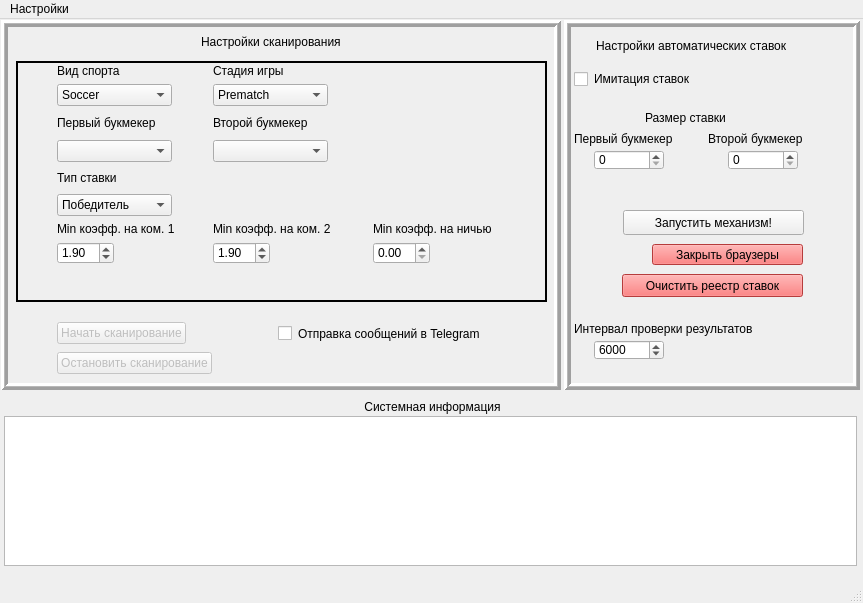
<?xml version="1.0" encoding="UTF-8"?>
<ui version="4.0">
 <class>MainWindow_client</class>
 <widget class="QMainWindow" name="MainWindow_client">
  <property name="geometry">
   <rect>
    <x>0</x>
    <y>0</y>
    <width>863</width>
    <height>603</height>
   </rect>
  </property>
  <property name="sizePolicy">
   <sizepolicy hsizetype="Fixed" vsizetype="Fixed">
    <horstretch>0</horstretch>
    <verstretch>0</verstretch>
   </sizepolicy>
  </property>
  <property name="minimumSize">
   <size>
    <width>863</width>
    <height>603</height>
   </size>
  </property>
  <property name="maximumSize">
   <size>
    <width>863</width>
    <height>603</height>
   </size>
  </property>
  <property name="windowTitle">
   <string>Client application</string>
  </property>
  <widget class="QWidget" name="desktopClient">
   <widget class="QFrame" name="frame">
    <property name="geometry">
     <rect>
      <x>1</x>
      <y>1</y>
      <width>560</width>
      <height>370</height>
     </rect>
    </property>
    <property name="styleSheet">
     <string notr="true">border-top-color: rgb(0, 0, 0);</string>
    </property>
    <property name="frameShape">
     <enum>QFrame::Box</enum>
    </property>
    <property name="frameShadow">
     <enum>QFrame::Raised</enum>
    </property>
    <property name="lineWidth">
     <number>3</number>
    </property>
    <property name="midLineWidth">
     <number>1</number>
    </property>
    <widget class="QFrame" name="frame_2">
     <property name="enabled">
      <bool>true</bool>
     </property>
     <property name="geometry">
      <rect>
       <x>15</x>
       <y>41</y>
       <width>531</width>
       <height>241</height>
      </rect>
     </property>
     <property name="frameShape">
      <enum>QFrame::Box</enum>
     </property>
     <property name="frameShadow">
      <enum>QFrame::Plain</enum>
     </property>
     <property name="lineWidth">
      <number>2</number>
     </property>
    </widget>
    <widget class="QWidget" name="layoutWidget">
     <property name="geometry">
      <rect>
       <x>31</x>
       <y>44</y>
       <width>495</width>
       <height>231</height>
      </rect>
     </property>
     <layout class="QGridLayout" name="gridLayout">
      <item row="0" column="2">
       <widget class="QLabel" name="label_gameStatus">
        <property name="text">
         <string>Стадия игры</string>
        </property>
       </widget>
      </item>
      <item row="5" column="1">
       <widget class="QComboBox" name="comboBox_marketType">
        <property name="sizePolicy">
         <sizepolicy hsizetype="Fixed" vsizetype="Minimum">
          <horstretch>0</horstretch>
          <verstretch>0</verstretch>
         </sizepolicy>
        </property>
        <property name="minimumSize">
         <size>
          <width>115</width>
          <height>0</height>
         </size>
        </property>
        <property name="maximumSize">
         <size>
          <width>115</width>
          <height>16777215</height>
         </size>
        </property>
        <property name="sizeAdjustPolicy">
         <enum>QComboBox::AdjustToContents</enum>
        </property>
        <item>
         <property name="text">
          <string>Победитель</string>
         </property>
        </item>
        <item>
         <property name="text">
          <string>Тотал</string>
         </property>
        </item>
        <item>
         <property name="text">
          <string>Фора</string>
         </property>
        </item>
       </widget>
      </item>
      <item row="3" column="2">
       <widget class="QComboBox" name="comboBox_secondBkmkr">
        <property name="sizePolicy">
         <sizepolicy hsizetype="Fixed" vsizetype="Fixed">
          <horstretch>0</horstretch>
          <verstretch>0</verstretch>
         </sizepolicy>
        </property>
        <property name="minimumSize">
         <size>
          <width>115</width>
          <height>0</height>
         </size>
        </property>
        <property name="maximumSize">
         <size>
          <width>115</width>
          <height>16777215</height>
         </size>
        </property>
       </widget>
      </item>
      <item row="1" column="1">
       <widget class="QComboBox" name="comboBox_sportType">
        <property name="minimumSize">
         <size>
          <width>115</width>
          <height>0</height>
         </size>
        </property>
        <property name="maximumSize">
         <size>
          <width>115</width>
          <height>16777215</height>
         </size>
        </property>
        <item>
         <property name="text">
          <string>Soccer</string>
         </property>
        </item>
        <item>
         <property name="text">
          <string>Basketball</string>
         </property>
        </item>
        <item>
         <property name="text">
          <string>Icehockey</string>
         </property>
        </item>
       </widget>
      </item>
      <item row="7" column="3">
       <widget class="QDoubleSpinBox" name="doubleSpinBox_corridor">
        <property name="sizePolicy">
         <sizepolicy hsizetype="Fixed" vsizetype="Fixed">
          <horstretch>0</horstretch>
          <verstretch>0</verstretch>
         </sizepolicy>
        </property>
        <property name="singleStep">
         <double>0.100000000000000</double>
        </property>
       </widget>
      </item>
      <item row="6" column="3">
       <widget class="QLabel" name="label_corridor">
        <property name="sizePolicy">
         <sizepolicy hsizetype="Fixed" vsizetype="Preferred">
          <horstretch>0</horstretch>
          <verstretch>0</verstretch>
         </sizepolicy>
        </property>
        <property name="minimumSize">
         <size>
          <width>150</width>
          <height>0</height>
         </size>
        </property>
        <property name="maximumSize">
         <size>
          <width>150</width>
          <height>16777215</height>
         </size>
        </property>
        <property name="text">
         <string>Min коэфф. на ничью</string>
        </property>
       </widget>
      </item>
      <item row="6" column="2">
       <widget class="QLabel" name="label_minKsecondBkmkr">
        <property name="sizePolicy">
         <sizepolicy hsizetype="Fixed" vsizetype="Preferred">
          <horstretch>0</horstretch>
          <verstretch>0</verstretch>
         </sizepolicy>
        </property>
        <property name="minimumSize">
         <size>
          <width>150</width>
          <height>0</height>
         </size>
        </property>
        <property name="maximumSize">
         <size>
          <width>150</width>
          <height>16777215</height>
         </size>
        </property>
        <property name="text">
         <string>Min коэфф. на ком. 2</string>
        </property>
       </widget>
      </item>
      <item row="7" column="1">
       <widget class="QDoubleSpinBox" name="doubleSpinBox_minKfirstBkmkr">
        <property name="sizePolicy">
         <sizepolicy hsizetype="Fixed" vsizetype="Fixed">
          <horstretch>0</horstretch>
          <verstretch>0</verstretch>
         </sizepolicy>
        </property>
        <property name="decimals">
         <number>2</number>
        </property>
        <property name="singleStep">
         <double>0.100000000000000</double>
        </property>
        <property name="value">
         <double>1.900000000000000</double>
        </property>
       </widget>
      </item>
      <item row="0" column="1">
       <widget class="QLabel" name="label_sportType">
        <property name="text">
         <string>Вид спорта</string>
        </property>
       </widget>
      </item>
      <item row="7" column="2">
       <widget class="QDoubleSpinBox" name="doubleSpinBox_minKsecondBkmkr">
        <property name="sizePolicy">
         <sizepolicy hsizetype="Fixed" vsizetype="Fixed">
          <horstretch>0</horstretch>
          <verstretch>0</verstretch>
         </sizepolicy>
        </property>
        <property name="singleStep">
         <double>0.100000000000000</double>
        </property>
        <property name="stepType">
         <enum>QAbstractSpinBox::DefaultStepType</enum>
        </property>
        <property name="value">
         <double>1.900000000000000</double>
        </property>
       </widget>
      </item>
      <item row="2" column="2">
       <widget class="QLabel" name="label_secondBkmkr">
        <property name="text">
         <string>Второй букмекер</string>
        </property>
       </widget>
      </item>
      <item row="2" column="3">
       <spacer name="horizontalSpacer_2">
        <property name="orientation">
         <enum>Qt::Horizontal</enum>
        </property>
        <property name="sizeHint" stdset="0">
         <size>
          <width>40</width>
          <height>20</height>
         </size>
        </property>
       </spacer>
      </item>
      <item row="6" column="1">
       <widget class="QLabel" name="label_minKfirstBkmkr">
        <property name="sizePolicy">
         <sizepolicy hsizetype="Fixed" vsizetype="Preferred">
          <horstretch>0</horstretch>
          <verstretch>0</verstretch>
         </sizepolicy>
        </property>
        <property name="minimumSize">
         <size>
          <width>150</width>
          <height>0</height>
         </size>
        </property>
        <property name="maximumSize">
         <size>
          <width>150</width>
          <height>16777215</height>
         </size>
        </property>
        <property name="text">
         <string>Min коэфф. на ком. 1</string>
        </property>
       </widget>
      </item>
      <item row="1" column="2">
       <widget class="QComboBox" name="comboBox_gameStatus">
        <property name="sizePolicy">
         <sizepolicy hsizetype="Fixed" vsizetype="Fixed">
          <horstretch>0</horstretch>
          <verstretch>0</verstretch>
         </sizepolicy>
        </property>
        <property name="minimumSize">
         <size>
          <width>115</width>
          <height>0</height>
         </size>
        </property>
        <property name="maximumSize">
         <size>
          <width>115</width>
          <height>16777215</height>
         </size>
        </property>
        <item>
         <property name="text">
          <string>Prematch</string>
         </property>
        </item>
        <item>
         <property name="text">
          <string>Inplay</string>
         </property>
        </item>
       </widget>
      </item>
      <item row="3" column="1">
       <widget class="QComboBox" name="comboBox_firstBkmkr">
        <property name="sizePolicy">
         <sizepolicy hsizetype="Fixed" vsizetype="Fixed">
          <horstretch>0</horstretch>
          <verstretch>0</verstretch>
         </sizepolicy>
        </property>
        <property name="minimumSize">
         <size>
          <width>115</width>
          <height>0</height>
         </size>
        </property>
        <property name="maximumSize">
         <size>
          <width>115</width>
          <height>16777215</height>
         </size>
        </property>
        <property name="duplicatesEnabled">
         <bool>false</bool>
        </property>
       </widget>
      </item>
      <item row="4" column="2">
       <spacer name="horizontalSpacer_5">
        <property name="orientation">
         <enum>Qt::Horizontal</enum>
        </property>
        <property name="sizeType">
         <enum>QSizePolicy::Expanding</enum>
        </property>
        <property name="sizeHint" stdset="0">
         <size>
          <width>40</width>
          <height>20</height>
         </size>
        </property>
       </spacer>
      </item>
      <item row="2" column="1">
       <widget class="QLabel" name="label_firstBkmkr">
        <property name="text">
         <string>Первый букмекер</string>
        </property>
       </widget>
      </item>
      <item row="4" column="1">
       <widget class="QLabel" name="label_marketType">
        <property name="text">
         <string>Тип ставки</string>
        </property>
       </widget>
      </item>
      <item row="8" column="2">
       <spacer name="verticalSpacer">
        <property name="orientation">
         <enum>Qt::Vertical</enum>
        </property>
        <property name="sizeHint" stdset="0">
         <size>
          <width>20</width>
          <height>40</height>
         </size>
        </property>
       </spacer>
      </item>
      <item row="2" column="0">
       <spacer name="horizontalSpacer">
        <property name="orientation">
         <enum>Qt::Horizontal</enum>
        </property>
        <property name="sizeType">
         <enum>QSizePolicy::Fixed</enum>
        </property>
        <property name="sizeHint" stdset="0">
         <size>
          <width>25</width>
          <height>22</height>
         </size>
        </property>
       </spacer>
      </item>
     </layout>
    </widget>
    <widget class="QWidget" name="layoutWidget_2">
     <property name="geometry">
      <rect>
       <x>31</x>
       <y>299</y>
       <width>231</width>
       <height>58</height>
      </rect>
     </property>
     <layout class="QGridLayout" name="gridLayout_2" rowstretch="0,0">
      <property name="sizeConstraint">
       <enum>QLayout::SetDefaultConstraint</enum>
      </property>
      <property name="topMargin">
       <number>0</number>
      </property>
      <property name="horizontalSpacing">
       <number>0</number>
      </property>
      <property name="verticalSpacing">
       <number>5</number>
      </property>
      <item row="0" column="1">
       <widget class="QPushButton" name="pushButton_startScan">
        <property name="enabled">
         <bool>false</bool>
        </property>
        <property name="sizePolicy">
         <sizepolicy hsizetype="Fixed" vsizetype="Fixed">
          <horstretch>0</horstretch>
          <verstretch>0</verstretch>
         </sizepolicy>
        </property>
        <property name="text">
         <string>Начать сканирование</string>
        </property>
       </widget>
      </item>
      <item row="0" column="0">
       <spacer name="horizontalSpacer_3">
        <property name="orientation">
         <enum>Qt::Horizontal</enum>
        </property>
        <property name="sizeType">
         <enum>QSizePolicy::Fixed</enum>
        </property>
        <property name="sizeHint" stdset="0">
         <size>
          <width>25</width>
          <height>20</height>
         </size>
        </property>
       </spacer>
      </item>
      <item row="1" column="1">
       <widget class="QPushButton" name="pushButton_stopScan">
        <property name="enabled">
         <bool>false</bool>
        </property>
        <property name="sizePolicy">
         <sizepolicy hsizetype="Fixed" vsizetype="Fixed">
          <horstretch>0</horstretch>
          <verstretch>0</verstretch>
         </sizepolicy>
        </property>
        <property name="layoutDirection">
         <enum>Qt::LeftToRight</enum>
        </property>
        <property name="text">
         <string>Остановить сканирование</string>
        </property>
        <property name="autoDefault">
         <bool>false</bool>
        </property>
        <property name="default">
         <bool>false</bool>
        </property>
       </widget>
      </item>
      <item row="0" column="2">
       <spacer name="horizontalSpacer_4">
        <property name="orientation">
         <enum>Qt::Horizontal</enum>
        </property>
        <property name="sizeHint" stdset="0">
         <size>
          <width>40</width>
          <height>20</height>
         </size>
        </property>
       </spacer>
      </item>
     </layout>
    </widget>
    <widget class="QLabel" name="label_scanSettings">
     <property name="geometry">
      <rect>
       <x>200</x>
       <y>14</y>
       <width>181</width>
       <height>17</height>
      </rect>
     </property>
     <property name="text">
      <string>Настройки сканирования</string>
     </property>
     <property name="textFormat">
      <enum>Qt::RichText</enum>
     </property>
    </widget>
    <widget class="QCheckBox" name="checkBox_telegramMessageSwitch">
     <property name="geometry">
      <rect>
       <x>277</x>
       <y>302</y>
       <width>261</width>
       <height>23</height>
      </rect>
     </property>
     <property name="text">
      <string>Отправка сообщений в Telegram</string>
     </property>
    </widget>
    <zorder>layoutWidget_2</zorder>
    <zorder>frame_2</zorder>
    <zorder>layoutWidget</zorder>
    <zorder>label_scanSettings</zorder>
    <zorder>checkBox_telegramMessageSwitch</zorder>
   </widget>
   <widget class="QFrame" name="frame_autoBetSettings">
    <property name="geometry">
     <rect>
      <x>564</x>
      <y>1</y>
      <width>296</width>
      <height>370</height>
     </rect>
    </property>
    <property name="maximumSize">
     <size>
      <width>16777215</width>
      <height>16777215</height>
     </size>
    </property>
    <property name="styleSheet">
     <string notr="true">border-top-color: rgb(0, 0, 0);</string>
    </property>
    <property name="frameShape">
     <enum>QFrame::Box</enum>
    </property>
    <property name="frameShadow">
     <enum>QFrame::Raised</enum>
    </property>
    <property name="lineWidth">
     <number>3</number>
    </property>
    <property name="midLineWidth">
     <number>1</number>
    </property>
    <widget class="QLabel" name="label_autoBetSettings">
     <property name="geometry">
      <rect>
       <x>32</x>
       <y>16</y>
       <width>251</width>
       <height>20</height>
      </rect>
     </property>
     <property name="text">
      <string>Настройки автоматических ставок</string>
     </property>
     <property name="textFormat">
      <enum>Qt::RichText</enum>
     </property>
    </widget>
    <widget class="QPushButton" name="pushButton_startAutoBet">
     <property name="geometry">
      <rect>
       <x>59</x>
       <y>190</y>
       <width>181</width>
       <height>25</height>
      </rect>
     </property>
     <property name="text">
      <string>Запустить механизм!</string>
     </property>
    </widget>
    <widget class="QLabel" name="label_betSizeFirst">
     <property name="geometry">
      <rect>
       <x>10</x>
       <y>111</y>
       <width>131</width>
       <height>16</height>
      </rect>
     </property>
     <property name="text">
      <string>Первый букмекер</string>
     </property>
    </widget>
    <widget class="QPushButton" name="pushButton_cleanRegistry">
     <property name="geometry">
      <rect>
       <x>58</x>
       <y>254</y>
       <width>181</width>
       <height>23</height>
      </rect>
     </property>
     <property name="styleSheet">
      <string notr="true">background-color: rgb(255, 84, 84);</string>
     </property>
     <property name="text">
      <string>Очистить реестр ставок</string>
     </property>
    </widget>
    <widget class="QLabel" name="label_betSizeSecond">
     <property name="geometry">
      <rect>
       <x>144</x>
       <y>111</y>
       <width>131</width>
       <height>16</height>
      </rect>
     </property>
     <property name="text">
      <string>Второй букмекер</string>
     </property>
    </widget>
    <widget class="QSpinBox" name="spinBox_betSizeSecond">
     <property name="geometry">
      <rect>
       <x>164</x>
       <y>130</y>
       <width>70</width>
       <height>20</height>
      </rect>
     </property>
     <property name="maximum">
      <number>99999</number>
     </property>
    </widget>
    <widget class="QPushButton" name="pushButton_closeBrowsers">
     <property name="geometry">
      <rect>
       <x>88</x>
       <y>224</y>
       <width>151</width>
       <height>21</height>
      </rect>
     </property>
     <property name="styleSheet">
      <string notr="true">background-color: rgb(255, 84, 84);</string>
     </property>
     <property name="text">
      <string>Закрыть браузеры</string>
     </property>
    </widget>
    <widget class="QLabel" name="label_betSize">
     <property name="geometry">
      <rect>
       <x>81</x>
       <y>90</y>
       <width>101</width>
       <height>16</height>
      </rect>
     </property>
     <property name="text">
      <string>Размер ставки</string>
     </property>
    </widget>
    <widget class="QCheckBox" name="checkBox_betImitation">
     <property name="geometry">
      <rect>
       <x>10</x>
       <y>51</y>
       <width>281</width>
       <height>16</height>
      </rect>
     </property>
     <property name="text">
      <string>Имитация ставок</string>
     </property>
    </widget>
    <widget class="QSpinBox" name="spinBox_betSizeFirst">
     <property name="geometry">
      <rect>
       <x>30</x>
       <y>130</y>
       <width>70</width>
       <height>20</height>
      </rect>
     </property>
     <property name="maximum">
      <number>99999</number>
     </property>
     <property name="displayIntegerBase">
      <number>10</number>
     </property>
    </widget>
    <widget class="QLabel" name="label_resultExtractionTimeout">
     <property name="geometry">
      <rect>
       <x>10</x>
       <y>301</y>
       <width>231</width>
       <height>16</height>
      </rect>
     </property>
     <property name="text">
      <string>Интервал проверки результатов</string>
     </property>
    </widget>
    <widget class="QSpinBox" name="spinBox_resultExtractionTimeout">
     <property name="geometry">
      <rect>
       <x>30</x>
       <y>320</y>
       <width>70</width>
       <height>20</height>
      </rect>
     </property>
     <property name="maximum">
      <number>99999</number>
     </property>
     <property name="value">
      <number>6000</number>
     </property>
     <property name="displayIntegerBase">
      <number>10</number>
     </property>
    </widget>
   </widget>
   <widget class="QWidget" name="verticalLayoutWidget">
    <property name="geometry">
     <rect>
      <x>0</x>
      <y>380</y>
      <width>861</width>
      <height>171</height>
     </rect>
    </property>
    <layout class="QVBoxLayout" name="verticalLayout">
     <property name="spacing">
      <number>2</number>
     </property>
     <property name="sizeConstraint">
      <enum>QLayout::SetDefaultConstraint</enum>
     </property>
     <property name="leftMargin">
      <number>4</number>
     </property>
     <property name="bottomMargin">
      <number>4</number>
     </property>
     <item>
      <widget class="QLabel" name="label_systemInfo">
       <property name="text">
        <string>Системная информация</string>
       </property>
       <property name="alignment">
        <set>Qt::AlignCenter</set>
       </property>
      </widget>
     </item>
     <item>
      <widget class="QListWidget" name="listWidget_diagnostics">
       <property name="maximumSize">
        <size>
         <width>853</width>
         <height>150</height>
        </size>
       </property>
      </widget>
     </item>
    </layout>
   </widget>
  </widget>
  <widget class="QMenuBar" name="menubar">
   <property name="geometry">
    <rect>
     <x>0</x>
     <y>0</y>
     <width>863</width>
     <height>22</height>
    </rect>
   </property>
   <widget class="QMenu" name="menu">
    <property name="title">
     <string>Настройки</string>
    </property>
    <addaction name="action_serverSettings"/>
    <addaction name="action_browserControlSettings"/>
    <addaction name="action_telegramSettings"/>
   </widget>
   <addaction name="menu"/>
  </widget>
  <widget class="QStatusBar" name="statusbar">
   <property name="minimumSize">
    <size>
     <width>563</width>
     <height>22</height>
    </size>
   </property>
   <property name="sizeGripEnabled">
    <bool>true</bool>
   </property>
  </widget>
  <action name="action_serverSettings">
   <property name="text">
    <string>Подключение</string>
   </property>
  </action>
  <action name="action_browserControlSettings">
   <property name="text">
    <string>Управление браузером</string>
   </property>
  </action>
  <action name="action_telegramSettings">
   <property name="text">
    <string>Взаимодействие с Telegram</string>
   </property>
  </action>
 </widget>
 <resources/>
 <connections/>
</ui>
